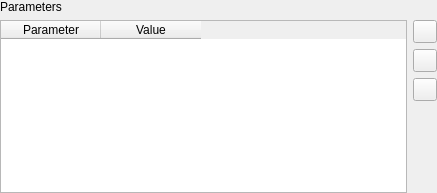
<?xml version="1.0" encoding="UTF-8"?>
<ui version="4.0">
 <class>ParameterTableWidgetForm</class>
 <widget class="QWidget" name="ParameterTableWidgetForm">
  <property name="geometry">
   <rect>
    <x>0</x>
    <y>0</y>
    <width>437</width>
    <height>193</height>
   </rect>
  </property>
  <property name="windowTitle">
   <string>Form</string>
  </property>
  <layout class="QVBoxLayout" name="verticalLayout_2" stretch="0,1">
   <property name="margin">
    <number>0</number>
   </property>
   <item>
    <widget class="QLabel" name="label_11">
     <property name="text">
      <string>Parameters</string>
     </property>
    </widget>
   </item>
   <item>
    <layout class="QHBoxLayout" name="horizontalLayout" stretch="1,0">
     <item>
      <widget class="QTableWidget" name="m_paramTableWidget">
       <property name="alternatingRowColors">
        <bool>true</bool>
       </property>
       <attribute name="verticalHeaderVisible">
        <bool>false</bool>
       </attribute>
       <column>
        <property name="text">
         <string>Parameter</string>
        </property>
       </column>
       <column>
        <property name="text">
         <string>Value</string>
        </property>
       </column>
      </widget>
     </item>
     <item>
      <layout class="QVBoxLayout" name="verticalLayout">
       <item>
        <widget class="QToolButton" name="m_addItemToolButton">
         <property name="toolTip">
          <string>Add a new item</string>
         </property>
         <property name="text">
          <string/>
         </property>
        </widget>
       </item>
       <item>
        <widget class="QToolButton" name="m_removeItemToolButton">
         <property name="toolTip">
          <string>Remove selected item</string>
         </property>
         <property name="text">
          <string/>
         </property>
        </widget>
       </item>
       <item>
        <widget class="QToolButton" name="m_editItemToolButton">
         <property name="toolTip">
          <string>Edit selected item</string>
         </property>
         <property name="text">
          <string/>
         </property>
        </widget>
       </item>
       <item>
        <spacer name="verticalSpacer">
         <property name="orientation">
          <enum>Qt::Vertical</enum>
         </property>
         <property name="sizeHint" stdset="0">
          <size>
           <width>20</width>
           <height>40</height>
          </size>
         </property>
        </spacer>
       </item>
      </layout>
     </item>
    </layout>
   </item>
  </layout>
 </widget>
 <tabstops>
  <tabstop>m_paramTableWidget</tabstop>
  <tabstop>m_addItemToolButton</tabstop>
  <tabstop>m_removeItemToolButton</tabstop>
 </tabstops>
 <resources/>
 <connections/>
</ui>
